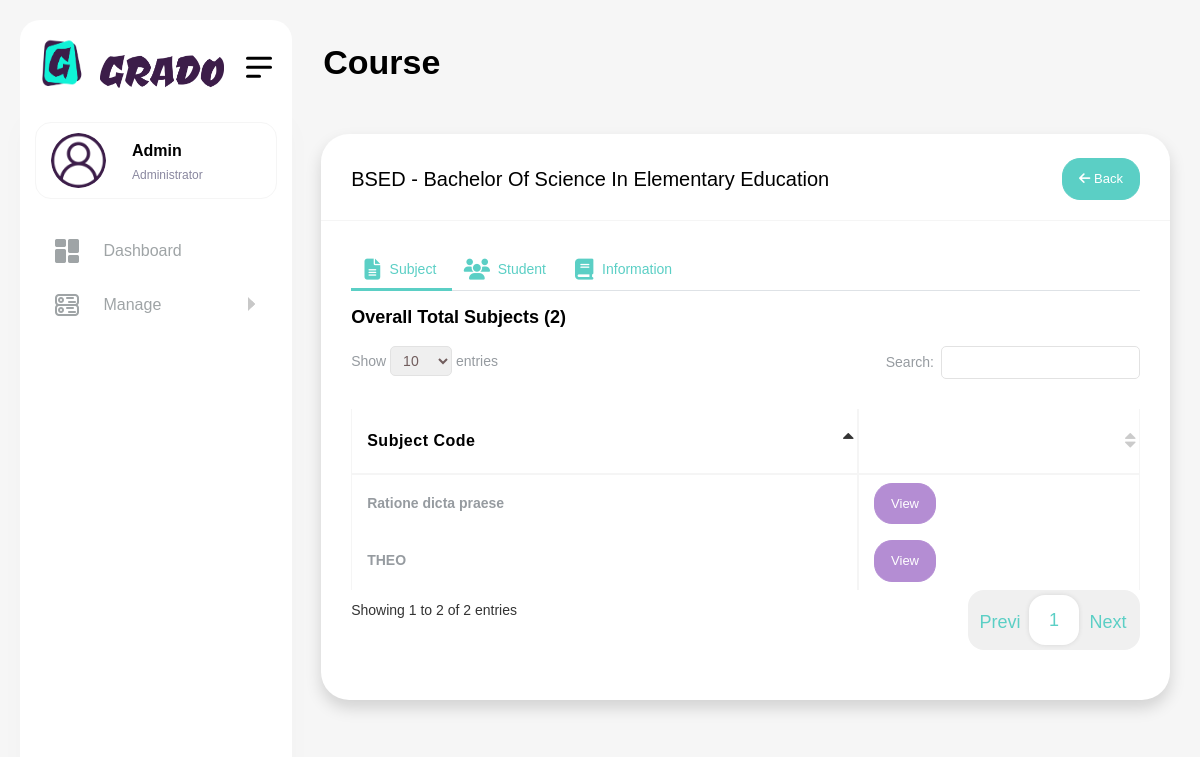
/admin/index.php?page=course&id=19 (signed in), run on the app's committed database.
### tables this page shows
CREATE TABLE `courses` (
  `id` int(11) NOT NULL,
  `course_code` text NOT NULL,
  `course_description` text NOT NULL,
  `created_at` datetime NOT NULL DEFAULT current_timestamp()
);

CREATE TABLE `subjects` (
  `id` int(11) NOT NULL,
  `course_id` int(11) NOT NULL,
  `subject_code` text NOT NULL,
  `subject_description` text NOT NULL,
  `subject_units` text NOT NULL,
  `grade` text NOT NULL DEFAULT 'null',
  `status` text NOT NULL DEFAULT 'close',
  `created_at` datetime NOT NULL DEFAULT current_timestamp()
);

### autoload.php (called while the page is built, shortened)
<?php
function myAutoLoader($className){
    $classes_path = "classes/";
    $models_path = "models/";
    $extension = ".php";
    $filename = $className . $extension;
}

### classes/Database.php (called while the page is built, shortened)
<?php
class Database{
    protected static $instance = null;
    private $pdo, $query, $error = false, $results, $count = 0, $lastInsertId = null;
    private function __construct(){
        try{
            $this->pdo = new PDO('mysql:host='.Config::get('mysql/host').';dbname='.Config::get('mysql/database'), Config::get('mysql/user'), Config::get('mysql/password'), Config::get('mysql/options'));
        }catch(PDOException $e){
            die('Could not connect to database.'.$e->getMessage());
        }
    }
    public static function getInstance(){
        if(!isset(self::$instance)){
            self::$instance = new Database();
        }
        return self::$instance;
    }
    public function query($sql, $params = []){
        if($this->query = $this->pdo->prepare($sql)){
            $x = 1;
            if(count($params)){
                foreach($params as $param){
                    $this->query->bindValue($x, $param);
                    $x++;
                }
            }
            if($this->query->execute()){
                $this->results = $this->query->fetchAll(PDO::FETCH_OBJ);
                $this->count = $this->query->rowCount();
            }else{
                $this->error = true;
            }
        }
        return $this;
    }
    public function results(){
        return $this->results;
    }
    public function first(){
        if($this->count()){
            return $this->results()[0];
        }
    }
    public function count(){
        return $this->count;
    }
}

### classes/Input.php (called while the page is built, shortened)
<?php
class Input{
    public static function get($item){
        if(isset($_POST[$item])){
            return $_POST[$item];
        }elseif(isset($_GET[$item])){
            return $_GET[$item];
        }
        return '';
    }
}

### classes/Model.php (called while the page is built, shortened)
<?php
class Model{
    protected $db, $table, $data, $error = false, $results, $count, $lastInsertId;
    public function __construct($table){
        $this->db = Database::getInstance();
        $this->table = $table;
    }
    public function findById($id){
        $this->db->query("SELECT * FROM {$this->table} WHERE id = ?", [$id]);
        if($this->db->count() > 0){
            return $this->db->first();
        }
    }
    public function findAll($order = ''){
        $this->db->query("SELECT * FROM {$this->table} {$order}");
        return $this->db->results();
    }
}

### classes/Config.php (called while the page is built, shortened)
<?php
class Config
{
    private static $config = [
        'mysql' => [
            'host' => 'localhost',
            'user' => 'root',
            'password' => '',
            'database' => 'grade',
            'options' => [
                PDO::ATTR_ERRMODE => PDO::ERRMODE_EXCEPTION,
                PDO::ATTR_DEFAULT_FETCH_MODE => PDO::FETCH_OBJ,
                PDO::ATTR_EMULATE_PREPARES => false
            ]
        ],
        'app' => [
            'name' => 'Grado',
            'url' => 'http://localhost/grado',
            'version' => '1.0.0',
            'debug' => true
        ],
        'mail' => [
            'host' => 'smtp.gmail.com',
            'port' => 587,
            'username' => 'angelnino.ortega.pixel8@gmail.com',
            'password' => 'ztcvbpolateijnbc',
            'from' => 'angelnino.ortega.pixel8@gmail.com',
            'name' => 'Grado'
        ],
        'pages' => [
            'dashboard' => 'dashboard',
            'curriculums' => 'curriculums',
            'curriculum' => 'curriculum',
            'subjects' => 'subjects',
            'subject' => 'subject',
            'students' => 'students',
            'student' => 'student',
            'teachers' => 'teachers',
            'teacher' => 'teacher',
            'courses' => 'courses',
            'course' => 'course',
            'add-grade' => 'add-grade',
            'users' => 'users',
            'profile' => 'profile',
            'logout' => 'logout'
        ]
    ];
    public static function get($path = null)
    {
        if ($path) {
            $config = self::$config;
            $path = explode('/', $path);
            foreach ($path as $bit) {
                if (isset($config[$bit])) {
                    $config = $config[$bit];
                }
            }
            return $config;
        }
        return false;
    }
}

### admin/course.php (the view, shortened to what this page needs)
<?php
$course = new Course();
$subject = new Subject();
$c = $course->findById(Input::get('id'));
$subjects = $subject->findAll("WHERE course_id = {$c->id} ORDER BY subject_code ASC");
?>
<div class="container-fluid">
    <div class="card shadow">
        <div class="card-header">
            <h5 class="card-title">
                <?= $c->course_code . ' - ' . $c->course_description; ?>
            </h5>
            <div class="float-end">
                <a href="javascript:history.back()" class="btn btn-primary btn-sm">
                    <i class="fas fa-arrow-left"></i>
                    Back
                </a>
            </div>
        </div>
        <div class="card-body">
            <div class="custom-tab-1">
                <ul class="nav nav-tabs">
                    <li class="nav-item">
                        <a class="nav-link active" data-bs-toggle="tab" href="#course_subject"><i
                                class="fas fa-file-lines me-2"></i> Subject</a>
                    </li>
                    <li class="nav-item">
                        <a class="nav-link" data-bs-toggle="tab" href="#course_student"><i
                                class="fas fa-users me-2"></i> Student</a>
                    </li>
                    <li class="nav-item">
                        <a class="nav-link" data-bs-toggle="tab" href="#course_details">
                            <i class="fas fa-book me-2"></i> Information</a>
                    </li>
                </ul>
                <div class="tab-content">
                    <div class="tab-pane fade active show" id="course_subject">
                        <div class="table-responsive">
                            <h4 class="fw-bold my-3">
                                Overall Total Subjects (<?= count($subjects); ?>)
                            </h4>
                            <table class="table table-hover table-bordered datatable" style="width:100%">
                            <thead>
                                <tr>
                                    <th>Subject Code</th>
                                    <th></th>
                                </tr>
                            </thead>
                            <tbody>
                                <?php foreach($subjects as $s): ?>
                                    <tr>
                                        <td><?= $s->subject_code; ?></td>
                                        <td>
                                            <a href="?page=subject&id=<?=$s->id?>" class="btn btn-info">
                                                View
                                            </a>
                                        </td>
                                    </tr>
                                <?php endforeach; ?>
                            </tbody>
                            </table>
                        </div>
                    </div>
                </div>
            </div>
        </div>
    </div>
</div>

### data on the page
courses: course_code "BSED", course_description "Bachelor Of Science In Elementary Education"
subjects: subject_code "Ratione dicta praese"
subjects: subject_code "THEO"

### other printed values
$title "Course"
count($subjects) "2"
